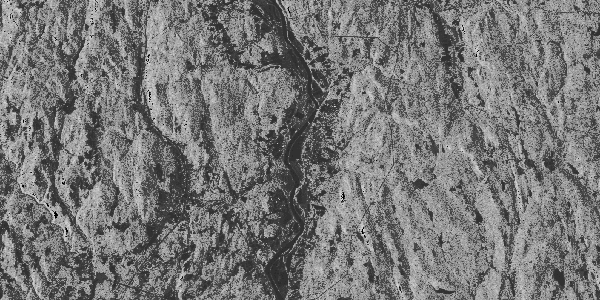
%> input picture REU All Files/Updated Parallel/All Images/harvb.png, 600 x 300 px
$ octave convertSAR.m   (GNU Octave 9; MATLAB toolbox functions it lacks are replaced by stand-ins)
%> lines starting %> are read from the running program, lines starting %| are printed output that depends on the picture
%load in images here
IM1 = imread('harvb.png');
%> IM1 is the input picture: size 300x600 uint8; min 0, max 241, mean 119.7
IM2 = imread('harva.png');
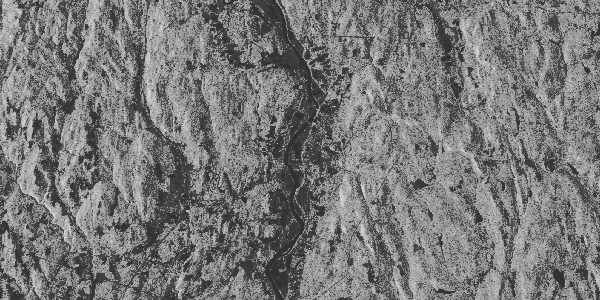
%> input picture REU All Files/Updated Parallel/All Images/harva.png, 600 x 300 px
%> IM2 is the input picture: size 300x600 uint8; min 42, max 248, mean 120.7
IM3 = imread('kulub.png');
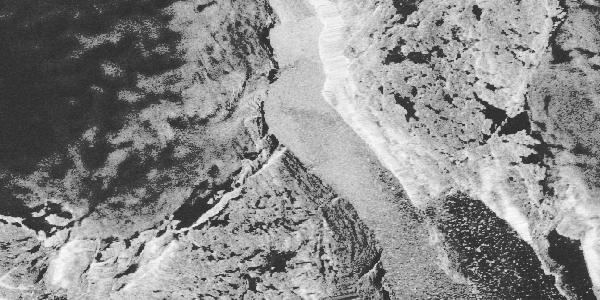
%> input picture REU All Files/Updated Parallel/All Images/kulub.png, 600 x 300 px
%> IM3 is the input picture: size 300x600 uint8; min 42, max 248, mean 138.9
IM4 = imread('kulua.png');
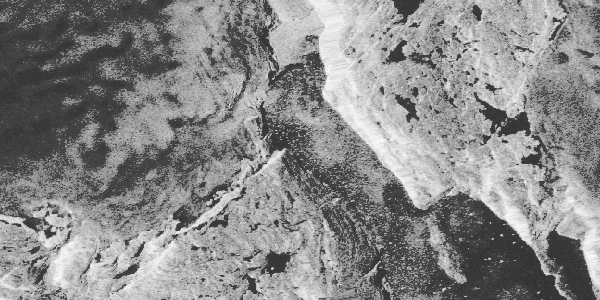
%> input picture REU All Files/Updated Parallel/All Images/kulua.png, 600 x 300 px
%> IM4 is the input picture: size 300x600 uint8; min 49, max 248, mean 137
IM5 = imread('niwotb.png');
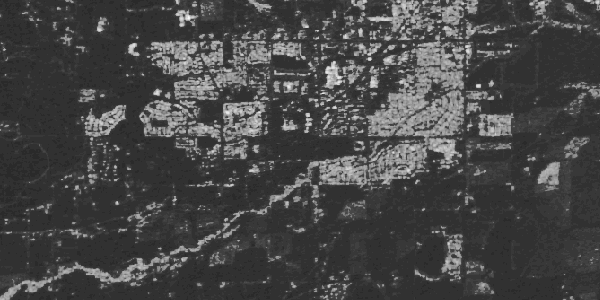
%> input picture REU All Files/Updated Parallel/All Images/niwotb.png, 600 x 300 px
%> IM5 is the input picture: size 300x600 uint8; min 42, max 248, mean 70.7
IM6 = imread('niwota.png');
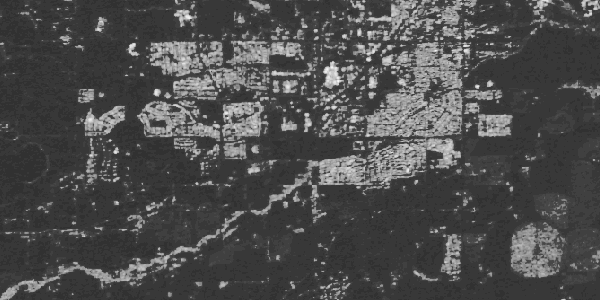
%> input picture REU All Files/Updated Parallel/All Images/niwota.png, 600 x 300 px
%> IM6 is the input picture: size 300x600 uint8; min 42, max 248, mean 77
%> (the run ends here)
